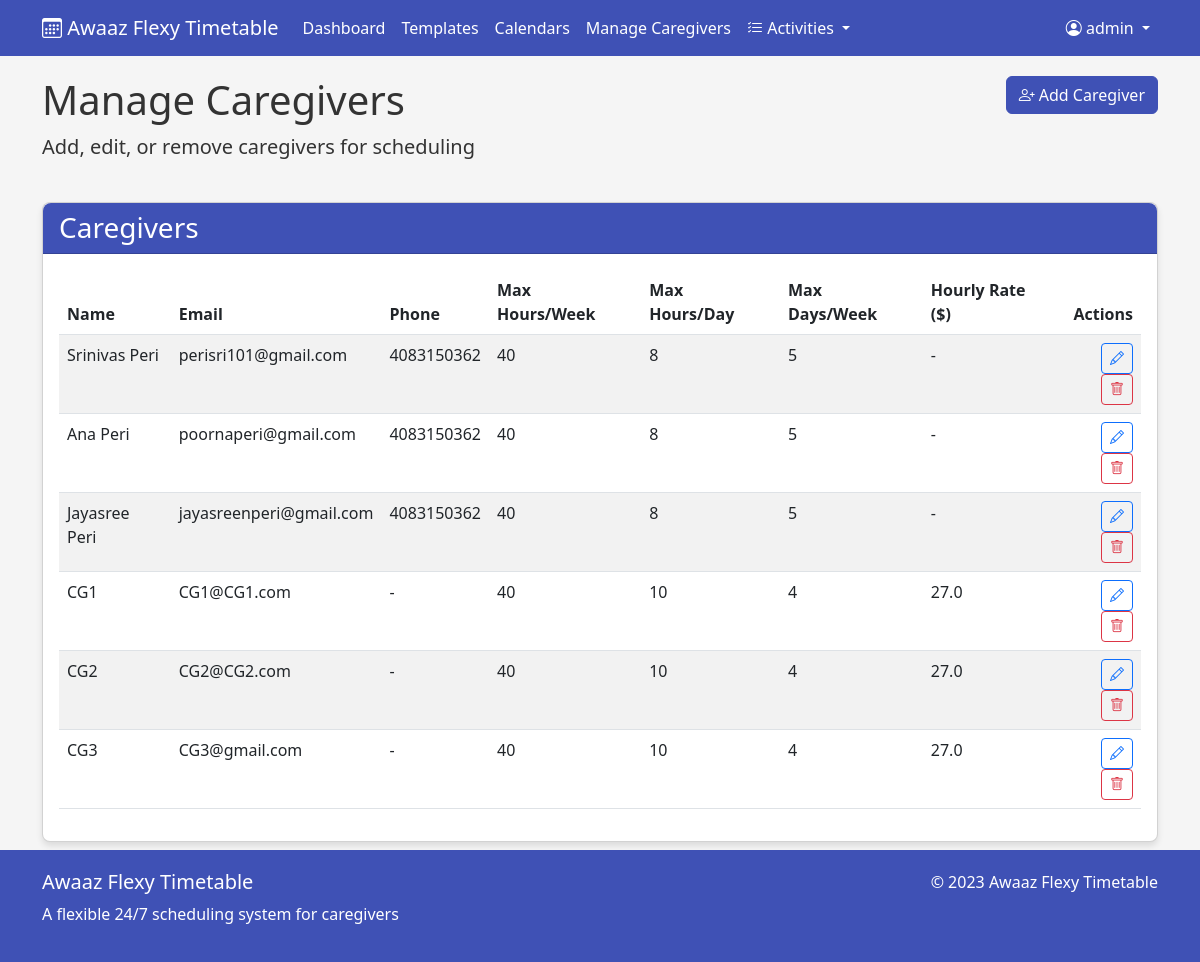
Page /manage/caregivers (signed in) on the earlier database version.
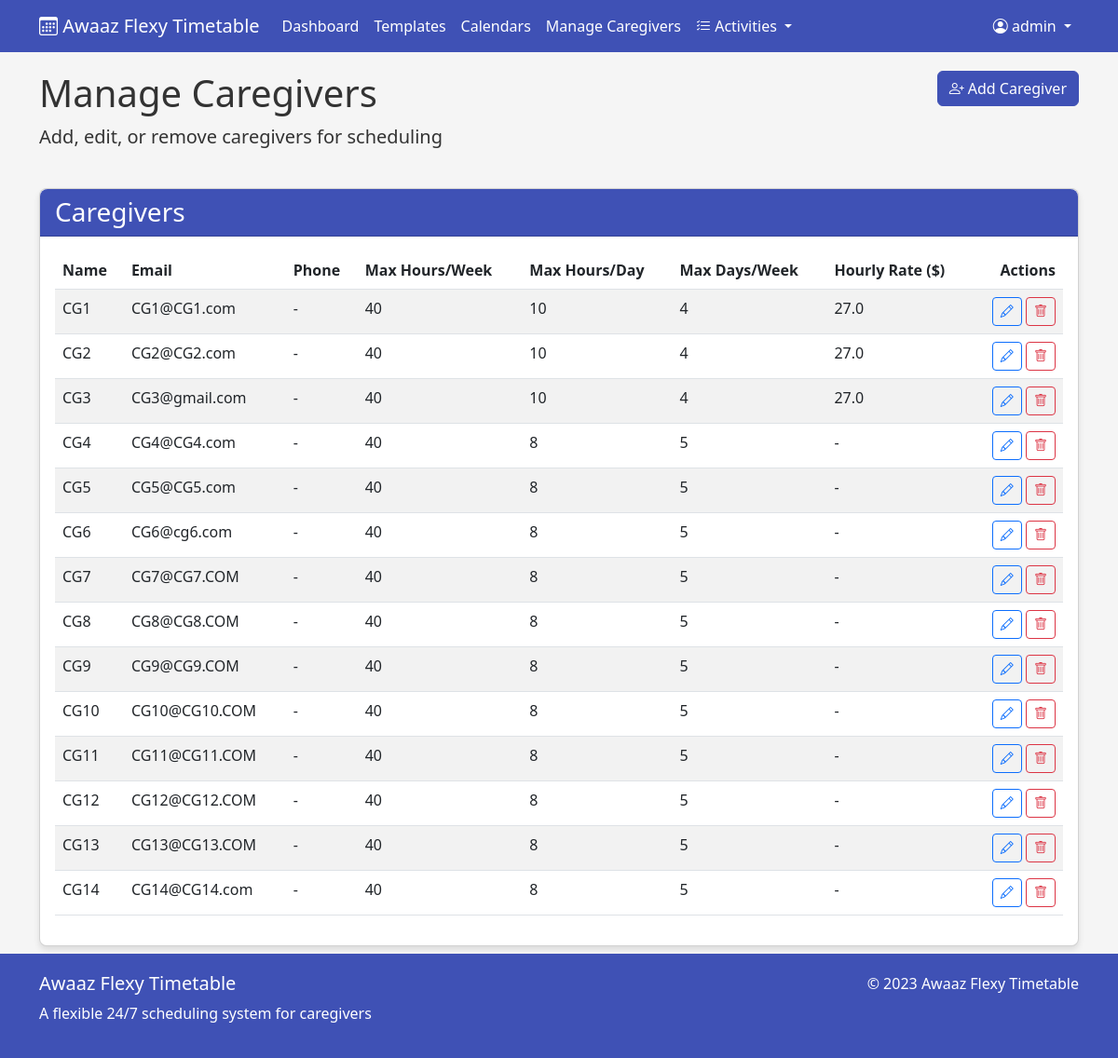
Same page on the later database version.
### app/models.py (models this page shows, shortened)
class User(UserMixin, db.Model):
    id = db.Column(db.Integer, primary_key=True)
    username = db.Column(db.String(80), unique=True, nullable=False)
    email = db.Column(db.String(120), unique=True, nullable=False)
    password_hash = db.Column(db.String(128))
    is_admin = db.Column(db.Boolean, default=False)
    created_at = db.Column(db.DateTime, default=datetime.utcnow)
    templates = db.relationship('Template', backref='creator', lazy=True)
    calendars = db.relationship('Calendar', backref='creator', lazy=True)

class Caregiver(db.Model):
    id = db.Column(db.Integer, primary_key=True)
    name = db.Column(db.String(100), nullable=False)
    email = db.Column(db.String(120), unique=True, nullable=False)
    phone = db.Column(db.String(20))
    max_hours_per_week = db.Column(db.Integer, default=40)
    max_hours_per_day = db.Column(db.Integer, default=8)
    max_days_per_week = db.Column(db.Integer, default=5)
    rate = db.Column(db.Float, default=0.0)
    created_at = db.Column(db.DateTime, default=datetime.utcnow)
    shifts = db.relationship('Shift', backref='caregiver', lazy=True)

### app/main.py (the view)
@app.route('/manage/caregivers')
@login_required
def manage_caregivers():
    if not current_user.is_admin:
        flash('Access denied')
        return redirect(url_for('dashboard'))
    caregivers = Caregiver.query.all()
    form = CaregiverForm()
    return render_template('manage_caregivers.html', caregivers=caregivers, form=form)

### app/main.py (called while the page is built)
@login_manager.user_loader
def load_user(user_id):
    return User.query.get(int(user_id))

### app/templates/manage_caregivers.html (shortened to what this page needs)
{% extends "base.html" %}
{% block content %}
<div class="row mb-4">
    <div class="col-md-8">
        <h1>Manage Caregivers</h1>
        <p class="lead">Add, edit, or remove caregivers for scheduling</p>
    </div>
    <div class="col-md-4 text-end">
        <button type="button" class="btn btn-primary" data-bs-toggle="modal" data-bs-target="#addCaregiverModal">
            <i class="bi bi-person-plus"></i> Add Caregiver
        </button>
    </div>
</div>
<div class="row">
    <div class="col-md-12">
        <div class="card">
            <div class="card-header">
                <h3 class="mb-0">Caregivers</h3>
            </div>
            <div class="card-body">
                {% if caregivers %}
                <div class="table-responsive">
                    <table class="table table-striped">
                        <thead>
                            <tr>
                                <th>Name</th>
                                <th>Email</th>
                                <th>Phone</th>
                                <th>Max Hours/Week</th>
                                <th>Max Hours/Day</th>
                                <th>Max Days/Week</th>
                                <th>Hourly Rate ($)</th>
                                <th class="text-end">Actions</th>
                            </tr>
                        </thead>
                        <tbody id="caregivers-table-body">
                            {% for caregiver in caregivers %}
                            <tr id="caregiver-{{ caregiver.id }}">
                                <td>{{ caregiver.name }}</td>
                                <td>{{ caregiver.email }}</td>
                                <td>{{ caregiver.phone or '-' }}</td>
                                <td>{{ caregiver.max_hours_per_week }}</td>
                                <td>{{ caregiver.max_hours_per_day }}</td>
                                <td>{{ caregiver.max_days_per_week }}</td>
                                <td>{{ caregiver.rate or '-' }}</td>
                                <td class="text-end">
                                    <button class="btn btn-sm btn-outline-primary edit-caregiver"
                                            data-caregiver-id="{{ caregiver.id }}"
                                            data-caregiver-name="{{ caregiver.name }}"
                                            data-caregiver-email="{{ caregiver.email }}"
                                            data-caregiver-phone="{{ caregiver.phone or '' }}"
                                            data-caregiver-max-hours-week="{{ caregiver.max_hours_per_week }}"
                                            data-caregiver-max-hours-day="{{ caregiver.max_hours_per_day }}"
                                            data-caregiver-max-days-week="{{ caregiver.max_days_per_week }}"
                                            data-caregiver-rate="{{ caregiver.rate or '' }}">
                                        <i class="bi bi-pencil"></i>
                                    </button>
                                    <button class="btn btn-sm btn-outline-danger delete-caregiver"
                                            data-caregiver-id="{{ caregiver.id }}"
                                            data-caregiver-name="{{ caregiver.name }}">
                                        <i class="bi bi-trash"></i>
                                    </button>
                                </td>
                            </tr>
                            {% endfor %}
                        </tbody>
                    </table>
                </div>
                {% endif %}
            </div>
        </div>
    </div>
</div>
{% endblock %}

### app/templates/base.html (shortened to what this page needs)
<!DOCTYPE html>
<html lang="en">
<head>
    <link href="https://cdn.jsdelivr.net/npm/bootstrap@5.3.0/dist/css/bootstrap.min.css" rel="stylesheet">
    <link rel="stylesheet" href="https://cdn.jsdelivr.net/npm/bootstrap-icons@1.11.0/font/bootstrap-icons.css">
</head>
<body>
    <nav class="navbar navbar-expand-lg navbar-dark navbar-custom">
        <div class="container">
            <a class="navbar-brand" href="{{ url_for('index') }}">
                <i class="bi bi-calendar3"></i> Awaaz Flexy Timetable
            </a>
            <div class="collapse navbar-collapse" id="navbarNav">
                <ul class="navbar-nav">
                    {% if current_user.is_authenticated %}
                    <li class="nav-item">
                        <a class="nav-link" href="{{ url_for('dashboard') }}">Dashboard</a>
                    </li>
                    <li class="nav-item">
                        <a class="nav-link" href="{{ url_for('list_templates') }}">Templates</a>
                    </li>
                    <li class="nav-item">
                        <a class="nav-link" href="{{ url_for('list_calendars') }}">Calendars</a>
                    </li>
                    {% if current_user.is_admin %}
                    <li class="nav-item">
                        <a class="nav-link" href="{{ url_for('manage_caregivers') }}">Manage Caregivers</a>
                    </li>
                    <li class="nav-item dropdown">
                        <a class="nav-link dropdown-toggle" href="#" role="button" data-bs-toggle="dropdown">
                            <i class="bi bi-list-check"></i> Activities
                        </a>
                    </li>
                    {% endif %}
                    {% endif %}
                </ul>
                <ul class="navbar-nav ms-auto">
                    {% if current_user.is_authenticated %}
                    <li class="nav-item dropdown">
                        <a class="nav-link dropdown-toggle" href="#" role="button" data-bs-toggle="dropdown">
                            <i class="bi bi-person-circle"></i> {{ current_user.username }}
                        </a>
                    </li>
                    {% else %}
                    <li class="nav-item">
                        <a class="nav-link" href="{{ url_for('login') }}">Login</a>
                    </li>
                    {% endif %}
                </ul>
            </div>
        </div>
    </nav>
    <div class="container main-content">
        {% block content %}{% endblock %}
    </div>
    <footer>
        <div class="container">
            <div class="row">
                <div class="col-md-6">
                    <h5>Awaaz Flexy Timetable</h5>
                    <p>A flexible 24/7 scheduling system for caregivers</p>
                </div>
                <div class="col-md-6 text-md-end">
                    <p>&copy; 2023 Awaaz Flexy Timetable</p>
                </div>
            </div>
        </div>
    </footer>
</body>
</html>

### app/templates/base.html (style rules this page uses)
:root { --primary-color: #3f51b5; --secondary-color: #ff9800; --success-color: #4caf50; --danger-color: #f44336; --warning-color: #ff9800; --info-color: #2196f3; --light-color: #f8f9fa; --dark-color: #343a40; }
body { font-family: 'Segoe UI', Tahoma, Geneva, Verdana, sans-serif; background-color: #f5f5f5; color: #333; }
.navbar-custom { background-color: var(--primary-color); }
.navbar-custom .navbar-brand, .navbar-custom .nav-link { color: white; }
.main-content { margin-top: 20px; margin-bottom: 100px; }
.card { border-radius: 8px; box-shadow: 0 4px 6px rgba(0, 0, 0, 0.1); margin-bottom: 20px; transition: transform 0.3s ease; }
.card-header { background-color: var(--primary-color); color: white; border-radius: 8px 8px 0 0 !important; }
.btn-primary { background-color: var(--primary-color); border-color: var(--primary-color); }
footer { background-color: var(--primary-color); color: white; padding: 20px 0; position: fixed; bottom: 0; width: 100%; }

Differences in the rows shown:
removed Caregiver: name "Srinivas Peri", email "perisri101@gmail.com", phone "4083150362", max_hours_per_week "40", max_hours_per_day "8", max_days_per_week "5", rate "-"
removed Caregiver: name "Ana Peri", email "poornaperi@gmail.com", phone "4083150362", max_hours_per_week "40", max_hours_per_day "8", max_days_per_week "5", rate "-"
removed Caregiver: name "Jayasree Peri", email "jayasreenperi@gmail.com", phone "4083150362", max_hours_per_week "40", max_hours_per_day "8", max_days_per_week "5", rate "-"
added Caregiver: name "CG4", email "CG4@CG4.com", phone "-", max_hours_per_week "40", max_hours_per_day "8", max_days_per_week "5", rate "-"
added Caregiver: name "CG5", email "CG5@CG5.com", phone "-", max_hours_per_week "40", max_hours_per_day "8", max_days_per_week "5", rate "-"
added Caregiver: name "CG6", email "CG6@cg6.com", phone "-", max_hours_per_week "40", max_hours_per_day "8", max_days_per_week "5", rate "-"
added Caregiver: name "CG7", email "CG7@CG7.COM", phone "-", max_hours_per_week "40", max_hours_per_day "8", max_days_per_week "5", rate "-"
added Caregiver: name "CG8", email "CG8@CG8.COM", phone "-", max_hours_per_week "40", max_hours_per_day "8", max_days_per_week "5", rate "-"
added Caregiver: name "CG9", email "CG9@CG9.COM", phone "-", max_hours_per_week "40", max_hours_per_day "8", max_days_per_week "5", rate "-"
added Caregiver: name "CG10", email "CG10@CG10.COM", phone "-", max_hours_per_week "40", max_hours_per_day "8", max_days_per_week "5", rate "-"
added Caregiver: name "CG11", email "CG11@CG11.COM", phone "-", max_hours_per_week "40", max_hours_per_day "8", max_days_per_week "5", rate "-"
added Caregiver: name "CG12", email "CG12@CG12.COM", phone "-", max_hours_per_week "40", max_hours_per_day "8", max_days_per_week "5", rate "-"
added Caregiver: name "CG13", email "CG13@CG13.COM", phone "-", max_hours_per_week "40", max_hours_per_day "8", max_days_per_week "5", rate "-"
added Caregiver: name "CG14", email "CG14@CG14.com", phone "-", max_hours_per_week "40", max_hours_per_day "8", max_days_per_week "5", rate "-"
